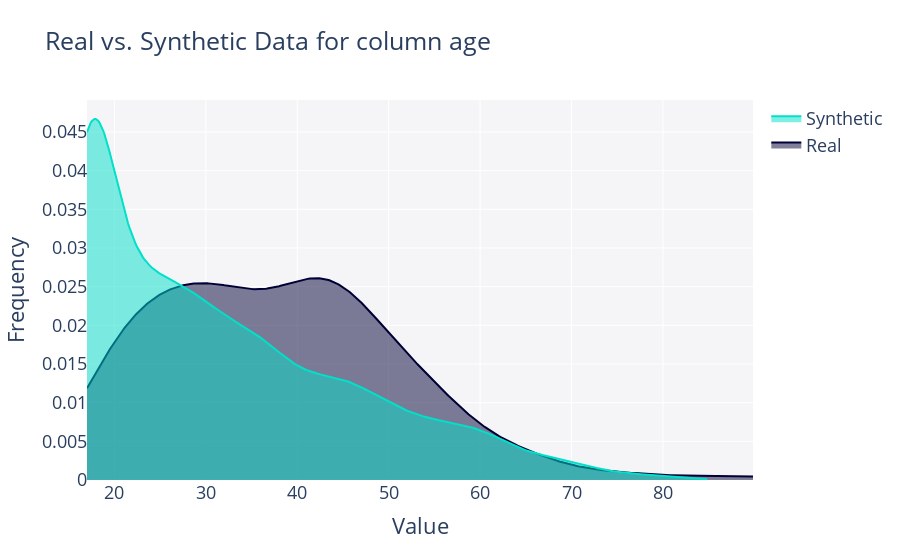
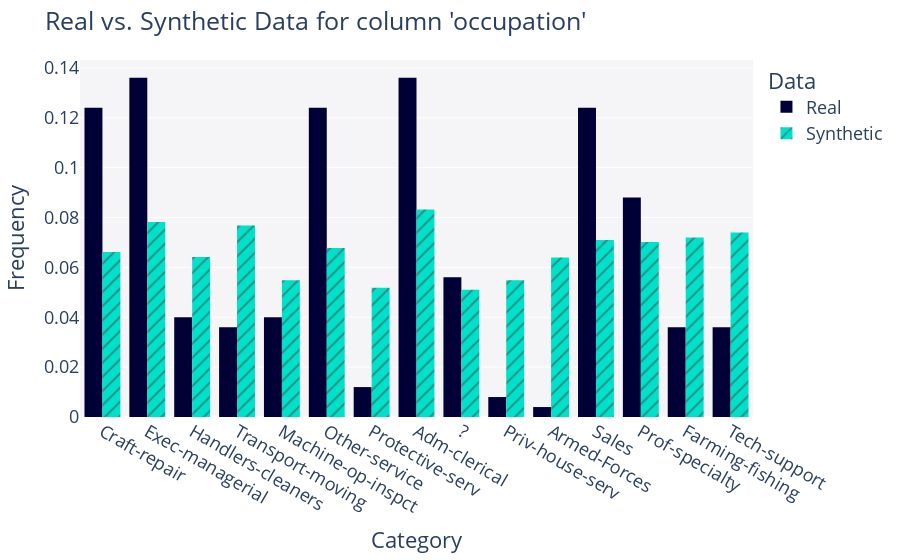

The code cell stored with these charts, in order, in its notebook:
### Markdown cell above
## Data Analysis - CTGAN

### Code cell
synthevaluator.run_data_diagnosis(train_df, ctgan_df)
utility = synthevaluator.run_utility(train_df, ctgan_df)
for column in train_df:
    print(utility[column])
synthevaluator.run_column_diagnosis(train_df, ctgan_df, 'age')
synthevaluator.run_column_diagnosis(train_df, ctgan_df, 'occupation')

### Figure 1 — Plotly figure (JSON) as saved in the notebook; plotly's stock layout.template omitted (floating-point values rounded to 4 significant figures; data arrays with more than 128 entries replaced by an {"elided": "..."} marker saying what was removed)
{"data": [{"fill": "tozeroy", "hovertemplate": "<b>Real</b><br>Value: %{x}<br>Frequency: %{y}<extra></extra>", "legendgroup": "Real", "marker": {"color": "#000036"}, "mode": "lines", "name": "Real", "showlegend": true, "type": "scatter", "x": {"elided": "500 float values"}, "xaxis": "x", "y": {"elided": "500 float values"}, "yaxis": "y"}, {"fill": "tozeroy", "hovertemplate": "<b>Synthetic</b><br>Value: %{x}<br>Frequency: %{y}<extra></extra>", "legendgroup": "Synthetic", "marker": {"color": "#01E0C9"}, "mode": "lines", "name": "Synthetic", "showlegend": true, "type": "scatter", "x": {"elided": "500 float values"}, "xaxis": "x", "y": {"elided": "500 float values"}, "yaxis": "y"}], "layout": {"barmode": "overlay", "font": {"size": 18}, "hovermode": "closest", "legend": {"traceorder": "reversed"}, "plot_bgcolor": "#F5F5F8", "title": {"text": "Real vs. Synthetic Data for column age"}, "xaxis": {"anchor": "y2", "domain": [0, 1], "title": {"text": "Value"}, "zeroline": false}, "yaxis": {"anchor": "free", "domain": [0, 1], "position": 0, "title": {"text": "Frequency"}}}}

### Figure 2 — Plotly figure (JSON) as saved in the notebook; plotly's stock layout.template omitted (floating-point values rounded to 4 significant figures; data arrays with more than 128 entries replaced by an {"elided": "..."} marker saying what was removed)
{"data": [{"alignmentgroup": "True", "bingroup": "x", "histnorm": "probability density", "hovertemplate": "<b>Real</b><br>Frequency: %{y}<extra></extra>", "legendgroup": "Real", "marker": {"color": "#000036", "pattern": {"shape": ""}}, "name": "Real", "offsetgroup": "Real", "orientation": "v", "showlegend": true, "type": "histogram", "x": {"elided": "250 str values"}, "xaxis": "x", "yaxis": "y"}, {"alignmentgroup": "True", "bingroup": "x", "histnorm": "probability density", "hovertemplate": "<b>Synthetic</b><br>Frequency: %{y}<extra></extra>", "legendgroup": "Synthetic", "marker": {"color": "#01E0C9", "pattern": {"shape": "/"}}, "name": "Synthetic", "offsetgroup": "Synthetic", "orientation": "v", "showlegend": true, "type": "histogram", "x": {"elided": "5000 str values"}, "xaxis": "x", "yaxis": "y"}], "layout": {"barmode": "group", "font": {"size": 18}, "legend": {"title": {"text": "Data"}, "tracegroupgap": 0}, "margin": {"t": 60}, "plot_bgcolor": "#F5F5F8", "title": {"text": "Real vs. Synthetic Data for column 'occupation'"}, "xaxis": {"anchor": "y", "domain": [0, 1], "title": {"text": "Category"}}, "yaxis": {"anchor": "x", "domain": [0, 1], "title": {"text": "Frequency"}}}}
